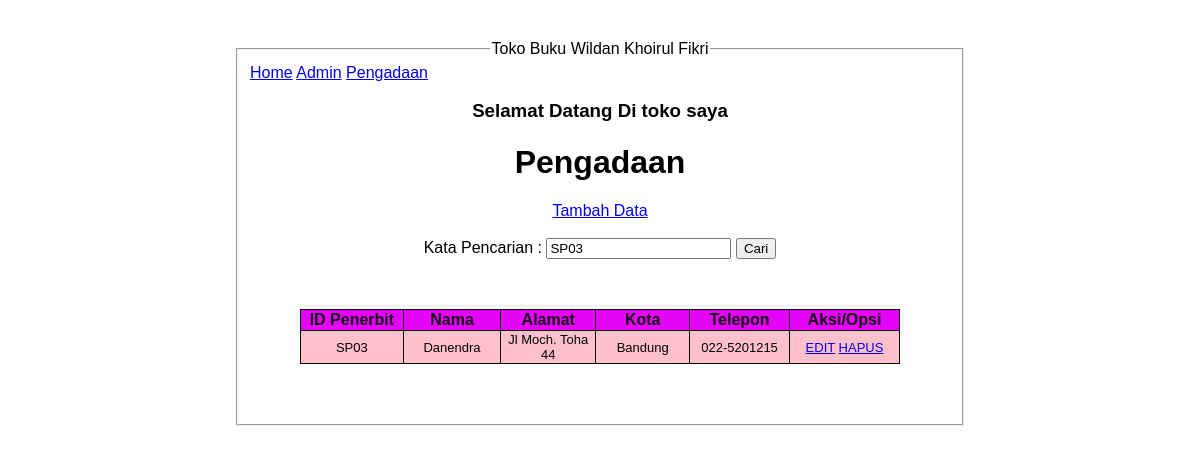
The app's page /Pengadaan.php?kata_cari=SP03 with its own data.
### tables this page shows
CREATE TABLE `tabel_penerbit` (
  `id_penerbit` varchar(10) NOT NULL,
  `nama` varchar(20) NOT NULL,
  `alamat` varchar(30) NOT NULL,
  `kota` varchar(10) NOT NULL,
  `telpon` varchar(30) NOT NULL
);

### Pengadaan.php (the view, shortened to what this page needs)
<!DOCTYPE html>
<html lang='en'>
<head>
    <link rel="stylesheet" href="style.css">
</head>
<body>
<fieldset >
    <legend align="center">Toko Buku Wildan Khoirul Fikri</legend>
    <div class="nav">
        <a href="index.php">Home</a>
        <a href="admin.php">Admin</a>
        <a href="pengadaan.php">Pengadaan</a>
    </div>
    <h3 align="center">Selamat Datang Di toko saya</h3>
    <center><h1>Pengadaan</h1></center>
   <center><a href="tambah_penerbit.html">Tambah Data</a></center>
    <br>
    <div class="cari">
    <form method="GET" action="Pengadaan.php">
    <label>Kata Pencarian : </label>
    <input type="text" name="kata_cari" value="<?php if(isset($_GET['kata_cari'])) { echo
    $_GET['kata_cari']; } ?>" />
    <button type="submit">Cari</button>
    </div>
    <table class="table-home">
        <thead class="dalam">
            <tr>
            <th>ID Penerbit</th>
            <th>Nama</th>
            <th>Alamat</th>
            <th>Kota</th>
            <th>Telepon</th>
            <th colspan="2">Aksi/Opsi</th>
            </tr>
        </thead>
        <tbody>
            <?php
            include 'koneksi.php';
            if(isset($_GET['kata_cari'])) {
            $kata_cari = $_GET['kata_cari'];
            $query = "SELECT * FROM tabel_penerbit WHERE id_penerbit like '%".$kata_cari."%' OR
            nama like '%".$kata_cari."%' OR
            telpon like '%".$kata_cari."%' ORDER BY id_penerbit ASC";
            } else {
            $query = "SELECT * FROM tabel_penerbit ORDER BY id_penerbit ASC";
            }
            $result = mysqli_query($koneksi, $query);
            while ($row = mysqli_fetch_assoc($result)) {
        ?>
                <tr align="center">
                    <td><?php echo $row['id_penerbit']; ?></td>
                    <td><?php echo $row['nama']; ?></td>
                    <td><?php echo $row['alamat']; ?></td>
                    <td><?php echo $row['kota']; ?></td>
                    <td><?php echo $row['telpon']; ?></td>
                    <td>
                        <a href="edit_form1.php?id_penerbit=<?php echo $row['id_penerbit']; ?>">EDIT</a>
                        <a href="delete_penerbit.php?id_penerbit=<?php echo $row['id_penerbit']; ?>">HAPUS</a>
                    </td>
                </tr>
        <?php
        }
        ?>
    </tbody>
    </table>
    </fieldset>
    </body>
    </html>

### style.css (style rules this page uses)
fieldset { width: 400px; margin:auto; }
.cari { text-align: center; }
body { margin: 40px; font-family: Arial, Helvetica, sans-serif ; }
.table-home { margin: 50px; border-radius: 4px; }
table { width: 600px; font-size: 13px; color:black; border-collapse: collapse; align-items: center; }
table thead { color: rgb(19, 18, 18); font-size: 16px; width: 100%; }
table th { border: 1px solid black; background-color: rgb(228, 3, 248); width: 50px; }
table td { border: 1px solid black; background-color: pink; width: 200px; }

### records on screen
tabel_penerbit: id_penerbit "SP03", nama "Danendra", alamat "Jl Moch. Toha 44", kota "Bandung", telpon "022-5201215"
